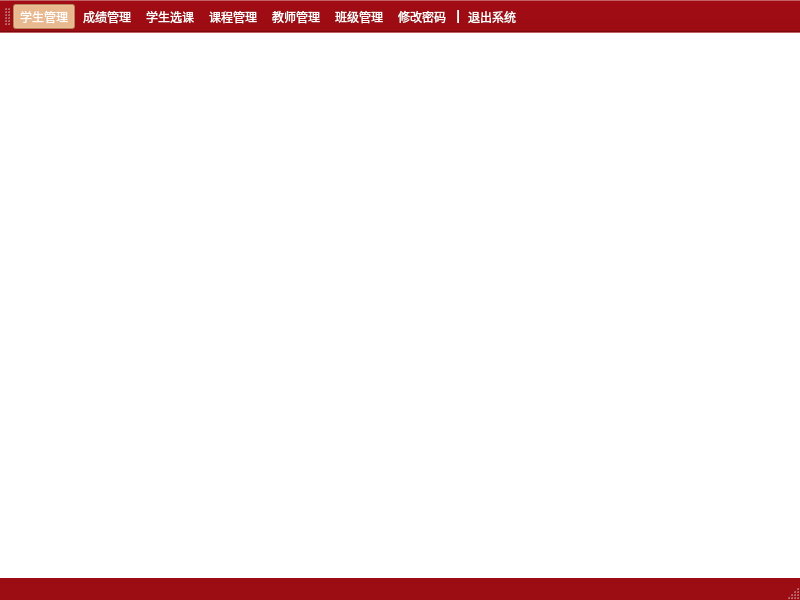
<?xml version="1.0" encoding="UTF-8"?>
<ui version="4.0">
 <class>M_MainWindow</class>
 <widget class="QMainWindow" name="M_MainWindow">
  <property name="enabled">
   <bool>true</bool>
  </property>
  <property name="geometry">
   <rect>
    <x>0</x>
    <y>0</y>
    <width>800</width>
    <height>600</height>
   </rect>
  </property>
  <property name="mouseTracking">
   <bool>false</bool>
  </property>
  <property name="contextMenuPolicy">
   <enum>Qt::NoContextMenu</enum>
  </property>
  <property name="windowTitle">
   <string>学生信息管理系统(管理员模式)</string>
  </property>
  <property name="windowIcon">
   <iconset resource="rec.qrc">
    <normaloff>:/icon/sdu_logo.ico</normaloff>:/icon/sdu_logo.ico</iconset>
  </property>
  <property name="styleSheet">
   <string notr="true">QToolButton:pressed,
QToolButton:hover,
QToolButton:flat,
QToolButton:checked {
    background-color: rgb(255, 184, 121); /* 背景色 */
    color: rgb(255, 255, 255); /* 黑色字体颜色，提高对比度 */
}
QToolButton{
	color: rgb(255, 255, 255);
}

QToolBar:disabled {
    background-color: rgb(255, 184, 121); /* 背景色 */
    color: rgb(255, 255, 255); /* 黑色字体颜色，提高对比度 */
}

QToolBar {
    background-color: rgb(156, 12, 19);
    color: rgb(255, 255, 255); /* 字体颜色 */
}</string>
  </property>
  <property name="toolButtonStyle">
   <enum>Qt::ToolButtonIconOnly</enum>
  </property>
  <property name="unifiedTitleAndToolBarOnMac">
   <bool>false</bool>
  </property>
  <widget class="QWidget" name="centralwidget">
   <property name="styleSheet">
    <string notr="true">background-color: rgb(255, 255, 255);</string>
   </property>
  </widget>
  <widget class="QToolBar" name="toolBar">
   <property name="enabled">
    <bool>true</bool>
   </property>
   <property name="mouseTracking">
    <bool>false</bool>
   </property>
   <property name="tabletTracking">
    <bool>true</bool>
   </property>
   <property name="contextMenuPolicy">
    <enum>Qt::DefaultContextMenu</enum>
   </property>
   <property name="acceptDrops">
    <bool>true</bool>
   </property>
   <property name="windowTitle">
    <string>toolBar</string>
   </property>
   <property name="allowedAreas">
    <set>Qt::LeftToolBarArea|Qt::TopToolBarArea</set>
   </property>
   <property name="iconSize">
    <size>
     <width>30</width>
     <height>60</height>
    </size>
   </property>
   <property name="toolButtonStyle">
    <enum>Qt::ToolButtonTextBesideIcon</enum>
   </property>
   <property name="floatable">
    <bool>false</bool>
   </property>
   <attribute name="toolBarArea">
    <enum>TopToolBarArea</enum>
   </attribute>
   <attribute name="toolBarBreak">
    <bool>false</bool>
   </attribute>
   <addaction name="a1"/>
   <addaction name="a2"/>
   <addaction name="a3"/>
   <addaction name="a4"/>
   <addaction name="a5"/>
   <addaction name="a6"/>
   <addaction name="a8"/>
   <addaction name="separator"/>
   <addaction name="a7"/>
  </widget>
  <widget class="QStatusBar" name="statusbar">
   <property name="styleSheet">
    <string notr="true">QStatusBar {
	background-color: rgb(156, 12, 19); /* 设置工具栏背景色 */
	color: rgb(255, 255, 255); /* 设置工具栏文本和图标颜色 */
	selection-background-color: rgb(255, 255, 127); /* 设置选中项的背景色 */
}</string>
   </property>
  </widget>
  <action name="a1">
   <property name="checkable">
    <bool>true</bool>
   </property>
   <property name="checked">
    <bool>true</bool>
   </property>
   <property name="icon">
    <iconset resource="rec.qrc">
     <normaloff>:/管理员/images/2.png</normaloff>:/管理员/images/2.png</iconset>
   </property>
   <property name="text">
    <string>学生管理</string>
   </property>
   <property name="toolTip">
    <string>学生管理 快捷键：Ctrl+1</string>
   </property>
   <property name="statusTip">
    <string>学生管理 快捷键：Ctrl+1</string>
   </property>
   <property name="shortcut">
    <string>Ctrl+1</string>
   </property>
   <property name="autoRepeat">
    <bool>true</bool>
   </property>
   <property name="menuRole">
    <enum>QAction::NoRole</enum>
   </property>
  </action>
  <action name="a2">
   <property name="checkable">
    <bool>true</bool>
   </property>
   <property name="icon">
    <iconset resource="rec.qrc">
     <normaloff>:/管理员/images/5.png</normaloff>:/管理员/images/5.png</iconset>
   </property>
   <property name="text">
    <string>成绩管理</string>
   </property>
   <property name="toolTip">
    <string>成绩管理 快捷键：Ctrl+2</string>
   </property>
   <property name="statusTip">
    <string>成绩管理 快捷键：Ctrl+2</string>
   </property>
   <property name="shortcut">
    <string>Ctrl+2</string>
   </property>
   <property name="menuRole">
    <enum>QAction::NoRole</enum>
   </property>
  </action>
  <action name="a3">
   <property name="checkable">
    <bool>true</bool>
   </property>
   <property name="icon">
    <iconset resource="rec.qrc">
     <normaloff>:/管理员/images/4.png</normaloff>:/管理员/images/4.png</iconset>
   </property>
   <property name="text">
    <string>学生选课</string>
   </property>
   <property name="toolTip">
    <string>学生选课 快捷键：Ctrl+3</string>
   </property>
   <property name="statusTip">
    <string>学生选课 快捷键：Ctrl+3</string>
   </property>
   <property name="shortcut">
    <string>Ctrl+3</string>
   </property>
   <property name="menuRole">
    <enum>QAction::NoRole</enum>
   </property>
  </action>
  <action name="a4">
   <property name="checkable">
    <bool>true</bool>
   </property>
   <property name="icon">
    <iconset resource="rec.qrc">
     <normaloff>:/管理员/images/3.png</normaloff>:/管理员/images/3.png</iconset>
   </property>
   <property name="text">
    <string>课程管理</string>
   </property>
   <property name="toolTip">
    <string>课程管理 快捷键：Ctrl+4</string>
   </property>
   <property name="statusTip">
    <string>课程管理 快捷键：Ctrl+4</string>
   </property>
   <property name="shortcut">
    <string>Ctrl+4</string>
   </property>
   <property name="menuRole">
    <enum>QAction::NoRole</enum>
   </property>
  </action>
  <action name="a5">
   <property name="checkable">
    <bool>true</bool>
   </property>
   <property name="icon">
    <iconset resource="rec.qrc">
     <normaloff>:/管理员/images/6.png</normaloff>:/管理员/images/6.png</iconset>
   </property>
   <property name="text">
    <string>教师管理</string>
   </property>
   <property name="toolTip">
    <string>教师管理 快捷键：Ctrl+5</string>
   </property>
   <property name="statusTip">
    <string>教师管理 快捷键：Ctrl+5</string>
   </property>
   <property name="shortcut">
    <string>Ctrl+5</string>
   </property>
   <property name="menuRole">
    <enum>QAction::NoRole</enum>
   </property>
  </action>
  <action name="a6">
   <property name="checkable">
    <bool>true</bool>
   </property>
   <property name="icon">
    <iconset resource="rec.qrc">
     <normaloff>:/管理员/images/1.png</normaloff>:/管理员/images/1.png</iconset>
   </property>
   <property name="text">
    <string>班级管理</string>
   </property>
   <property name="toolTip">
    <string>班级管理 快捷键：Ctrl+6</string>
   </property>
   <property name="statusTip">
    <string>班级管理 快捷键：Ctrl+6</string>
   </property>
   <property name="shortcut">
    <string>Ctrl+6</string>
   </property>
   <property name="menuRole">
    <enum>QAction::NoRole</enum>
   </property>
  </action>
  <action name="a7">
   <property name="icon">
    <iconset resource="rec.qrc">
     <normaloff>:/侧边栏/images/share-circle-line.png</normaloff>:/侧边栏/images/share-circle-line.png</iconset>
   </property>
   <property name="text">
    <string>退出系统</string>
   </property>
   <property name="toolTip">
    <string>退出系统</string>
   </property>
   <property name="statusTip">
    <string>退出系统</string>
   </property>
   <property name="menuRole">
    <enum>QAction::NoRole</enum>
   </property>
  </action>
  <action name="a8">
   <property name="checkable">
    <bool>true</bool>
   </property>
   <property name="icon">
    <iconset resource="rec.qrc">
     <normaloff>:/侧边栏/images/lock.png</normaloff>:/侧边栏/images/lock.png</iconset>
   </property>
   <property name="text">
    <string>修改密码</string>
   </property>
   <property name="toolTip">
    <string>修改密码 快捷键：Ctrl+7</string>
   </property>
   <property name="statusTip">
    <string>修改密码 快捷键：Ctrl+7</string>
   </property>
   <property name="shortcut">
    <string>Ctrl+7</string>
   </property>
   <property name="menuRole">
    <enum>QAction::NoRole</enum>
   </property>
  </action>
 </widget>
 <resources>
  <include location="rec.qrc"/>
 </resources>
 <connections>
  <connection>
   <sender>a7</sender>
   <signal>triggered()</signal>
   <receiver>M_MainWindow</receiver>
   <slot>close()</slot>
   <hints>
    <hint type="sourcelabel">
     <x>-1</x>
     <y>-1</y>
    </hint>
    <hint type="destinationlabel">
     <x>399</x>
     <y>299</y>
    </hint>
   </hints>
  </connection>
 </connections>
</ui>
